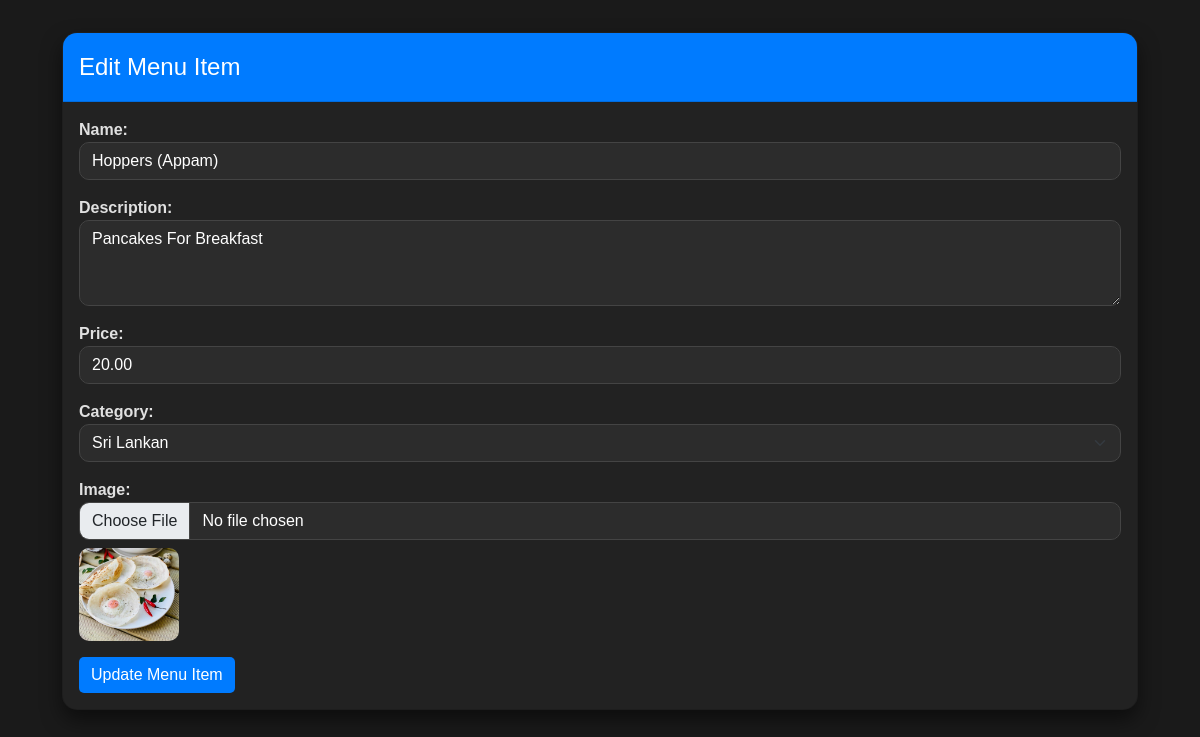
The app's page /processes/edit_menu_item_form.php?id=2 (signed in) with its own data.
### tables this page shows
CREATE TABLE `menu_items` (
  `id` int(11) NOT NULL,
  `name` varchar(100) DEFAULT NULL,
  `description` text DEFAULT NULL,
  `price` decimal(10,2) DEFAULT NULL,
  `image` varchar(255) DEFAULT NULL,
  `created_at` timestamp NOT NULL DEFAULT current_timestamp(),
  `category_id` int(11) NOT NULL
);

CREATE TABLE `categories` (
  `id` int(11) NOT NULL,
  `name` varchar(50) NOT NULL
);

### processes/edit_menu_item_form.php (the view, shortened to what this page needs)
<?php
include '../config.php';
if (isset($_GET['id'])) {
    $id = intval($_GET['id']);
    $sql = "SELECT * FROM menu_items WHERE id = ?";
    $stmt = $conn->prepare($sql);
    if ($stmt) {
        $stmt->bind_param("i", $id);
        $stmt->execute();
        $result = $stmt->get_result();
        $item = $result->fetch_assoc();
        $categoryQuery = "SELECT id, name FROM categories";
        $categoryResult = $conn->query($categoryQuery);
        if ($item): ?>
            <!DOCTYPE html>
            <html lang="en">
            <head>
                <link rel="stylesheet" href="https://stackpath.bootstrapcdn.com/bootstrap/5.1.3/css/bootstrap.min.css">
                <link rel="stylesheet" href="https://cdnjs.cloudflare.com/ajax/libs/font-awesome/6.0.0/css/all.min.css">
                <link rel="stylesheet" href="https://cdnjs.cloudflare.com/ajax/libs/animate.css/4.1.1/animate.min.css"/>
                <link rel="stylesheet" href="https://cdnjs.cloudflare.com/ajax/libs/hover.css/2.3.1/css/hover-min.css">
            </head>
            <body>
            <div class="container animate__animated animate__fadeIn">
                <div class="card animate__animated animate__fadeInUp">
                    <div class="card-header">
                        Edit Menu Item
                    </div>
                    <div class="card-body">
                        <form id="editMenuForm" enctype="multipart/form-data">
                            <div class="form-group mb-3">
                                <label for="name">Name:</label>
                                <input type="text" class="form-control" id="name" name="name" value="<?= htmlspecialchars($item['name']); ?>" required>
                            </div>
                            <div class="form-group mb-3">
                                <label for="description">Description:</label>
                                <textarea class="form-control" id="description" name="description" rows="3" required><?= htmlspecialchars($item['description']); ?></textarea>
                            </div>
                            <div class="form-group mb-3">
                                <label for="price">Price:</label>
                                <input type="number" step="0.01" class="form-control" id="price" name="price" value="<?= htmlspecialchars($item['price']); ?>" required>
                            </div>
                            <div class="form-group mb-3">
                                <label for="category">Category:</label>
                                <select class="form-select" id="category" name="category_id" required>
                                    <?php while ($category = $categoryResult->fetch_assoc()): ?>
                                        <option value="<?= htmlspecialchars($category['id']); ?>"
                                            <?= $item['category_id'] == $category['id'] ? 'selected' : ''; ?>>
                                            <?= htmlspecialchars($category['name']); ?>
                                        </option>
                                    <?php endwhile; ?>
                                </select>
                            </div>
                            <div class="form-group mb-3">
                                <label for="image">Image:</label>
                                <input type="file" class="form-control" id="image" name="image" accept="image/*">
                                <?php if (!empty($item['image'])): ?>
                                    <img src="<?= htmlspecialchars($item['image']); ?>" alt="Menu Item Image" width="100" class="mt-2">
                                <?php endif; ?>
                            </div>
                            <button type="submit" class="btn btn-primary">Update Menu Item</button>
                        </form>
                    </div>
                </div>
            </div>
            </body>
            </html>
        <?php endif;
    }
}
?>

### processes/edit_menu_item_form.php (style rules this page uses)
body { font-family: 'Poppins', sans-serif; background-color: #1a1a1a; color: #e0e0e0; }
.container { padding: 2rem; }
.form-control, .form-select { border-radius: 10px; transition: 0.3s ease-in-out; background-color: #2c2c2c; color: #fff; border: 1px solid #444; }
.card { border-radius: 15px; overflow: hidden; box-shadow: 0px 10px 20px rgba(0, 0, 0, 0.5); background-color: #222; }
.card-header { background-color: #007bff; color: #fff; font-size: 1.5rem; padding: 1rem; }
.btn-primary, .btn-warning, .btn-danger { border-radius: 5px; transition: all 0.3s ease-in-out; }
.btn-primary { background-color: #007bff; border: none; }
.form-group label { font-weight: 600; }
.form-group img { border-radius: 10px; }
.animate__animated { animation-duration: 0.8s; }

### records on screen
menu_items: name "Hoppers (Appam)", description "Pancakes For Breakfast", price "20.00", category_id "Sri Lankan", image (picture)
